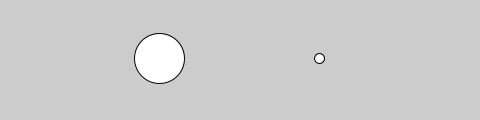
Frame 1 (no input)
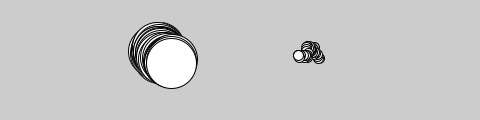
Frame 60 (the mouse pressed at the canvas centre just before this capture)
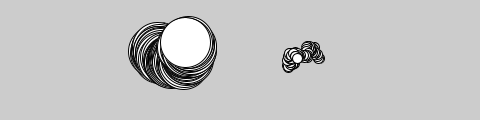
Frame 120 (the mouse held since frame 60 and released just before this capture)

The Processing sketch that drew these frames (run headless with seeded random() and noise(); from frame 60 on, the mouse is pressed at the canvas centre):

// Processing sketch: jitterbug_tabbed
// ── jitterbug_tabbed.pde
//Nicholas Gonzalez
//November 2, 2016
JitterBug jit;     //initializes object jit of class JitterBug
JitterBug bug;    //initializes object bug of class JitterBug
void setup()     //method setup of type void, no parameters
{      //marks beginning of method setup
size(480, 120);      //sets screen size to width 480 and height 120
jit = new JitterBug(width * 0.33, height/2, 50);      //sets parameters for object jit
bug = new JitterBug(width * 0.66, height/2, 10);     //sets parameters for object bug
}    //marks end of method setup
void draw()     //method draw of type void, no parameters, automatically loops
{      //marks beginning of method draw
jit.move();      //object jit uses method move
jit.display();      //object jit uses method display
bug.move();      //object bug uses method move
bug.display();     //object bug uses method display
}    //marks end of method draw
// ── jitterbug.pde
class JitterBug     //defines class jitterbug
{    //marks start of class jitterbug
  float x;      //initializes float x
float y;      //initializes float y
int diameter;      //initializes int diameter
float speed = 2.5;    //sets float speed to 2.5
  JitterBug(float tempX, float tempY, int tempDiameter)     //defines parameters for object of class JitterBug
{        //marks beginning of setup for jitterbug objects
x = tempX;        //sets variable x to parameter tempX
y = tempY;        //sets variable y to parameter tempY
diameter = tempDiameter;      //sets variable diameter to parameter tempDiameter
}    //marks end of setup for JitterBug objects
  void move()     //method move for jitterbugs, type void
{        //marks beginning of method move for jitterbug objects
x += random(-speed, speed);        //changes variable x by some value between speed*-1 and speed
y += random(-speed, speed);      //changes variable y by some value between speed*-1 and speed
}    //marks end of method move for jitterbug objects
  void display()     //method display for jitterbug objects, type void
{        //marks beginning of method display for jitterbug objects
ellipse(x, y, diameter, diameter);      //draws ellipse at x,y with major and minor diameters of diameter
}    //marks end of method display for jitterbug objects
}    //marks end of class jitterbug
